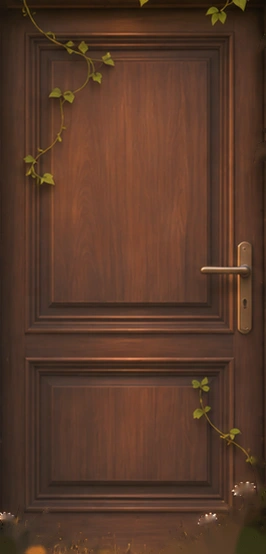
#> input picture apps/web/features/film/paint/tools/img/door-leaf-painted.webp, 266 x 554 px
$ python paintleaf.py ../../film/paint/tools/img/door-leaf-painted.webp ../../film/paint/tools/img/door-leaf-painted.webp out.png   (older library calls are emulated)
#> lines starting #> are read from the running program, lines starting #| are printed output that depends on the picture
### apps/web/features/intro/tools/proj.py
import numpy as np
DX,DY,W,H,T=1.46,-3.295,2.84,6.18,0.2
leafW=W*0.985
def proj(u,v,th,C):
    X=DX-W/2+u*np.cos(th); Y=DY+H/2+v; Z=0.01+T+0.01-u*np.sin(th)
    k=C[2]/(C[2]-Z)
    x=C[0]+(X-C[0])*k; y=C[1]+(Y-C[1])*k
    return x*100+836, 470.5-y*100
# [6 lines that do not run on import are left out]

### apps/web/features/intro/tools/paintleaf.py
import sys, numpy as np, cv2
sys.path.insert(0, sys.argv[1])
from proj import proj, H, leafW
plate = cv2.imread(sys.argv[2])            # scene1-plate (BGR)
#> plate is the input picture: shape (554, 266, 3); mean B, G, R 41.5, 57.6, 88.3
out = sys.argv[3]
C = (0.3, 0, 12.92); th = 1.75 * 0.42
TW, TH = 682, 1463
i = (np.arange(TW) + 0.5) / TW * leafW
j = H * 0.498 - (np.arange(TH) + 0.5) / TH * H * 0.996
U, V = np.meshgrid(i, j)
mx, my = proj(U, V, th, C)
tex = cv2.remap(plate, mx.astype(np.float32), my.astype(np.float32), cv2.INTER_CUBIC, borderMode=cv2.BORDER_REFLECT)
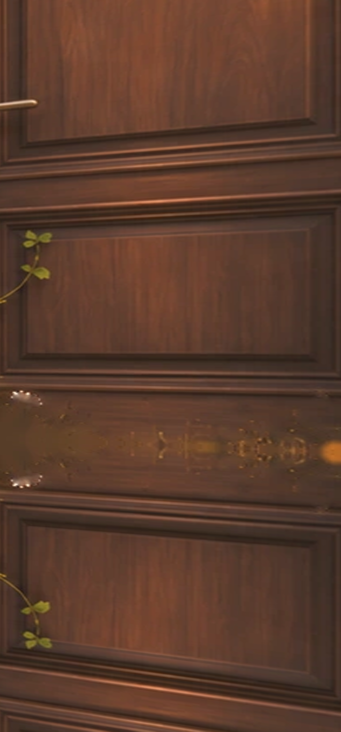
#> tex: shape (1463, 682, 3) (shown at 1/2 size); mean B, G, R 44.9, 59.9, 91.3
# soften the stretch a little across the grain, add back fine grain so it is not smeared
grain = np.random.default_rng(4).normal(0, 3.0, tex.shape).astype(np.float32)
grain = cv2.GaussianBlur(grain, (0, 0), 0.6)
tex = np.clip(tex.astype(np.float32) + grain, 0, 255).astype(np.uint8)
cv2.imwrite(out + '/door-leaf-painted.png', tex)
# relief and sheen from the new face
g = cv2.cvtColor(tex, cv2.COLOR_BGR2GRAY).astype(np.float32) / 255
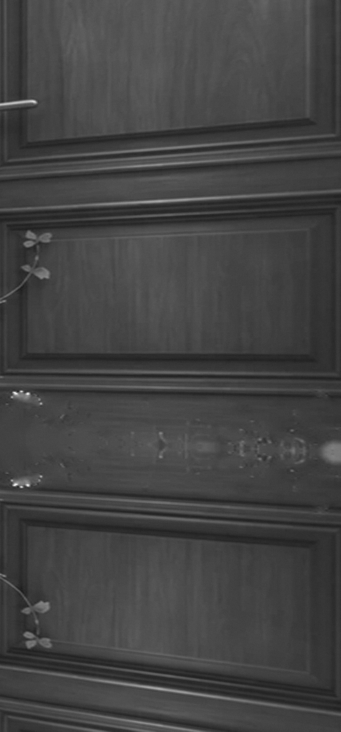
#> g: shape (1463, 682) float32 (shown at 1/2 size); min 0.098, max 0.969, mean 0.263
coarse = cv2.GaussianBlur(g, (0, 0), 3); fine = cv2.GaussianBlur(g, (0, 0), 0.8)
h = coarse * 0.7 + fine * 0.3
dx = cv2.Sobel(h, cv2.CV_32F, 1, 0, ksize=3); dy = cv2.Sobel(h, cv2.CV_32F, 0, 1, ksize=3)
#> after `dy = cv2.Sobel(h, cv2.CV_32F, 0, 1, ksize=3)`:
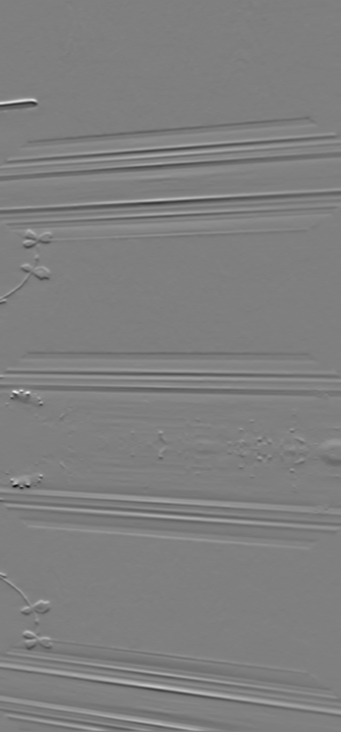
#> dy: shape (1463, 682) float32 (shown at 1/2 size); min -0.814, max 0.814, mean -0.000311; drawn with min black and max white
s = 3.0
n = np.dstack([-dx * s, dy * s, np.ones_like(h)])
n /= np.linalg.norm(n, axis=2, keepdims=True)
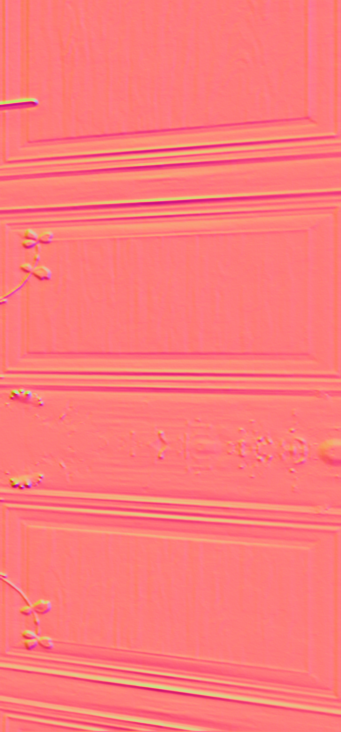
#> n: shape (1463, 682, 3) float32 (shown at 1/2 size); mean of channels 0, 1, 2 -2.85e-05, -0.00079, 0.988; drawn with min black and max white
nm = ((n * 0.5 + 0.5) * 255).astype(np.uint8)
cv2.imwrite(out + '/door-leaf-painted-normal.png', nm[..., ::-1])  # RGB = xyz
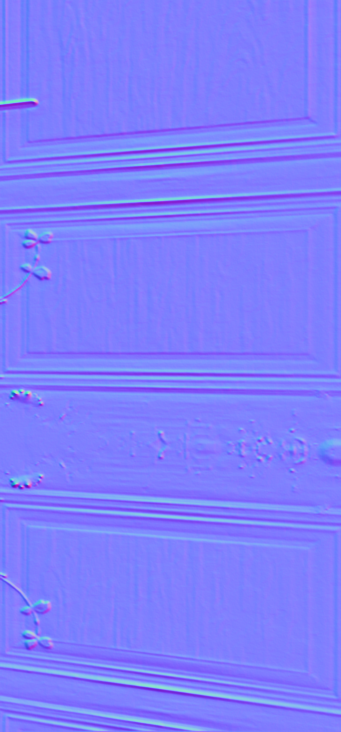
#> saved as door-leaf-painted-normal.png: shape (1463, 682, 3) (shown at 1/2 size); mean B, G, R 252.5, 126.9, 127
r = 1 - cv2.normalize(fine, None, 0, 1, cv2.NORM_MINMAX)
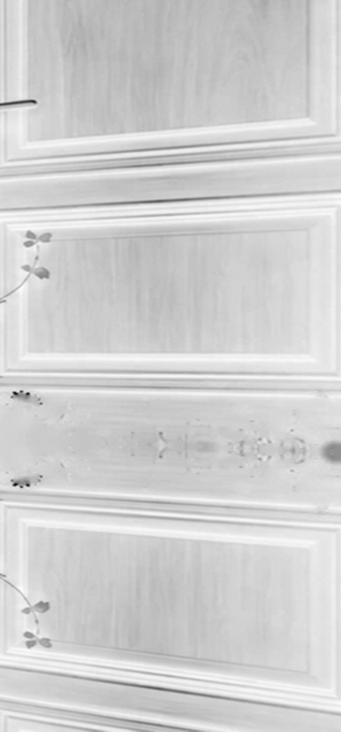
#> r: shape (1463, 682) float32 (shown at 1/2 size); min 0, max 1, mean 0.818
r = (0.65 + 0.35 * r) * 255
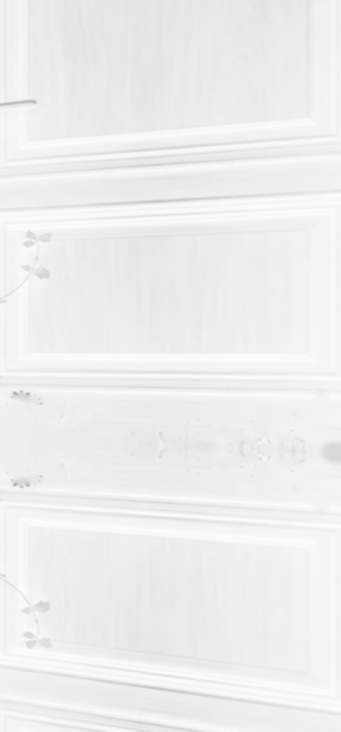
#> r: shape (1463, 682) float32 (shown at 1/2 size); min 165.8, max 255, mean 238.7
cv2.imwrite(out + '/door-leaf-painted-rough.png', r.astype(np.uint8))
# where the painted handle landed, in the new face's pixels
def back(px, py):
    d = (mx - px) ** 2 + (my - py) ** 2
    k = np.unravel_index(np.argmin(d), d.shape)
    return int(k[1]), int(k[0]), float(np.sqrt(d[k]))
for name, p in dict(rose=(1012, 487), lever=(997, 487), plateT=(1012, 457), plateB=(1012, 542), plateL=(1008, 500), plateR=(1017, 500)).items():
    print(name, back(*p))
